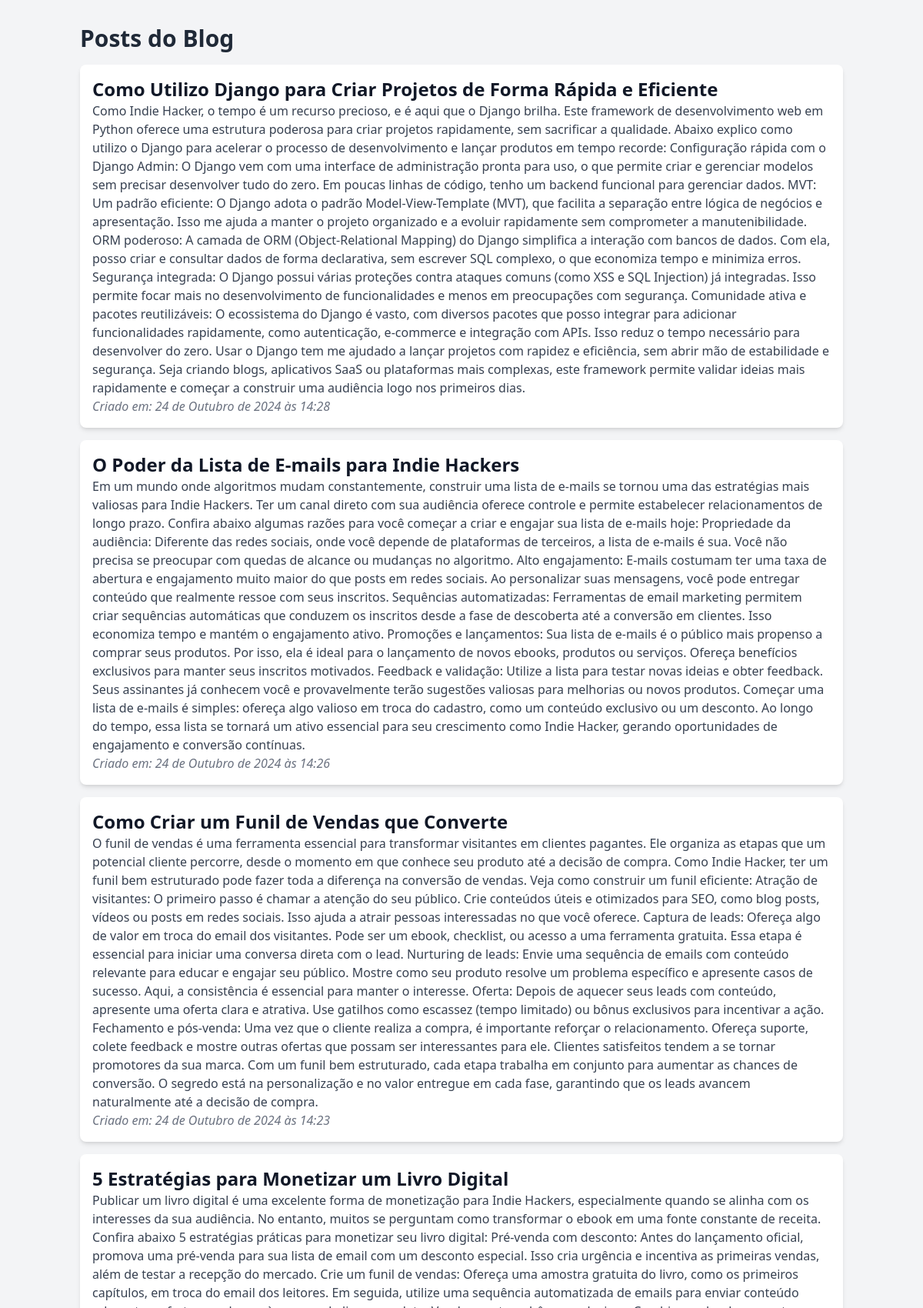
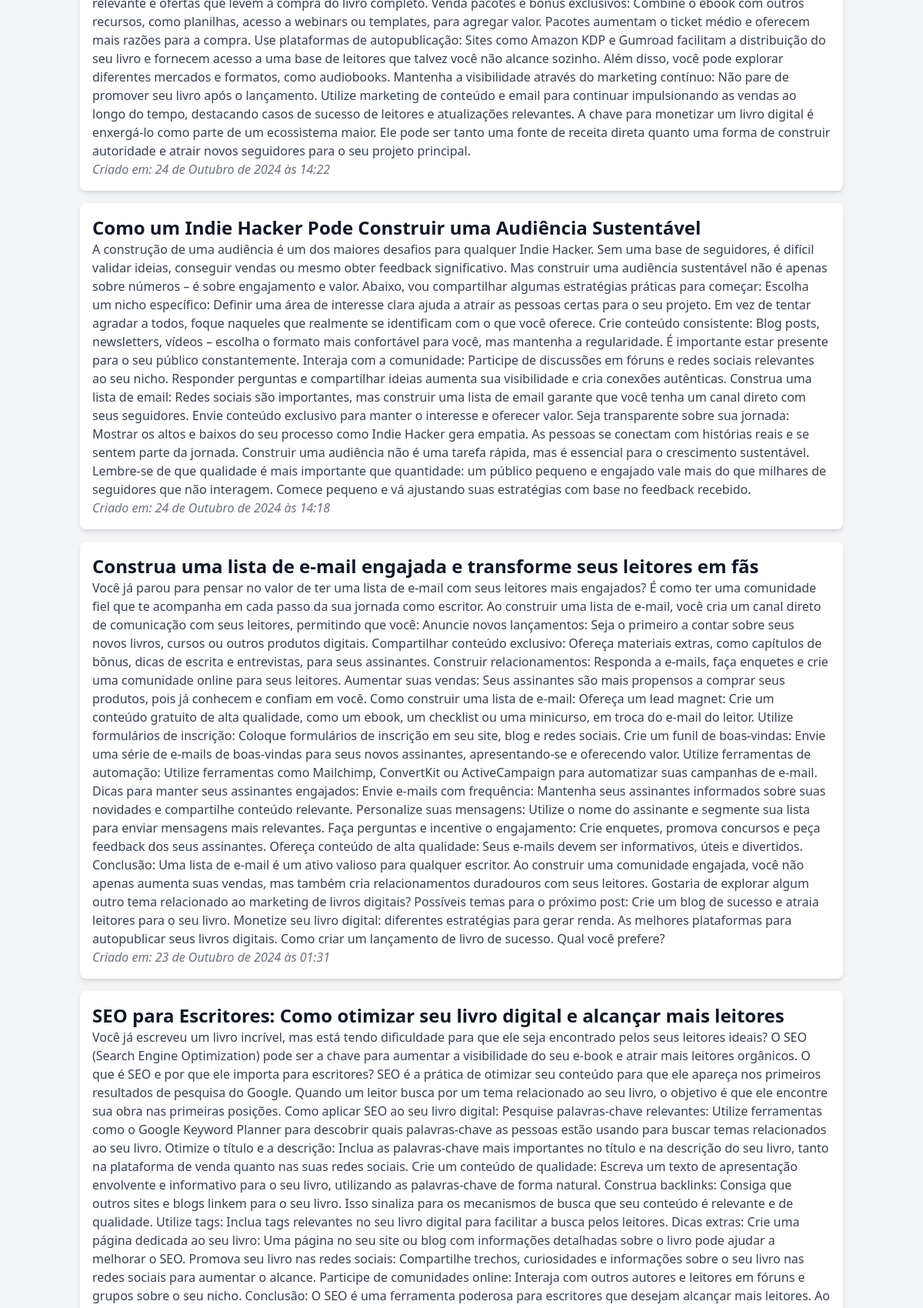
Screenshot of /blog/ (upper part) with the database file from the repository (2 pictures, top to bottom).
### core/models.py (models this page shows, shortened)
class Post(models.Model):
    title = models.CharField(max_length=100, verbose_name='Title')
    content = models.TextField(verbose_name='Content')
    created_at = models.DateTimeField(auto_now_add=True, verbose_name='Created at', editable=False)
    tags = models.ManyToManyField('Tag', verbose_name='Tags', related_name='videos')
    class Meta:
        verbose_name = 'Post'
        verbose_name_plural = 'Posts'
        ordering = ('-created_at',)

### core/views.py (the view)
# urls.py: path('blog/', blog_view, name='blog'),
def blog_view(request) -> HttpResponse:
    posts: BaseManager[Post] = Post.objects.all()
    return render(request, 'core/blog.html', {'posts': posts})

### core/templates/core/blog.html (shortened to what this page needs)
<!DOCTYPE html>
<html lang="pt-BR">
<head>
    <script src="https://cdn.tailwindcss.com"></script>
</head>
<body class="bg-gray-100">
    <div class="container mx-auto px-4 py-8">
        <h1 class="text-3xl font-bold text-gray-800">Posts do Blog</h1>
        <ul class="list-group">
            {% for post in posts %}
                <li class="list-group-item bg-white rounded-lg p-4 my-4 shadow-md">
                    <h2 class="text-2xl font-semibold text-gray-900">{{ post.title }}</h2>
                    <p class="text-gray-700">{{ post.content }}</p>
                    <p class="text-gray-500"><em>Criado em: {{ post.created_at }}</em></p>
                </li>
            {% empty %}
                <li class="list-group-item bg-white rounded-lg p-4 shadow-md">Nenhum post encontrado.</li>
            {% endfor %}
        </ul>
    </div>
</body>
</html>

### rows the page displays
Post: title "Como Utilizo Django para Criar Projetos de Forma Rápida e Eficiente", content "Como Indie Hacker, o tempo é um recurso precioso, e é aqui que o Django brilha. Este framework de desenvolvimento web em Python oferece uma estrutura poderosa para criar projetos rapidamente, sem sacrificar a qualidade. Abaixo explico como utilizo o Django para acelerar o processo de desenvolvimento e lançar produtos em tempo recorde: Configuração rápida com o Django Admin: O Django vem com uma interface de administração pronta para uso, o que permite criar e gerenciar modelos sem precisar desenvolver tudo do zero. Em poucas linhas de código, tenho um backend funcional para gerenciar dados. MVT: Um padrão eficiente: O Django adota o padrão Model-View-Template (MVT), que facilita a separação…", created_at "24 de Outubro de 2024 às 14:28"
Post: title "O Poder da Lista de E-mails para Indie Hackers", content "Em um mundo onde algoritmos mudam constantemente, construir uma lista de e-mails se tornou uma das estratégias mais valiosas para Indie Hackers. Ter um canal direto com sua audiência oferece controle e permite estabelecer relacionamentos de longo prazo. Confira abaixo algumas razões para você começar a criar e engajar sua lista de e-mails hoje: Propriedade da audiência: Diferente das redes sociais, onde você depende de plataformas de terceiros, a lista de e-mails é sua. Você não precisa se preocupar com quedas de alcance ou mudanças no algoritmo. Alto engajamento: E-mails costumam ter uma taxa de abertura e engajamento muito maior do que posts em redes sociais. Ao personalizar suas…", created_at "24 de Outubro de 2024 às 14:26"
Post: title "Como Criar um Funil de Vendas que Converte", content "O funil de vendas é uma ferramenta essencial para transformar visitantes em clientes pagantes. Ele organiza as etapas que um potencial cliente percorre, desde o momento em que conhece seu produto até a decisão de compra. Como Indie Hacker, ter um funil bem estruturado pode fazer toda a diferença na conversão de vendas. Veja como construir um funil eficiente: Atração de visitantes: O primeiro passo é chamar a atenção do seu público. Crie conteúdos úteis e otimizados para SEO, como blog posts, vídeos ou posts em redes sociais. Isso ajuda a atrair pessoas interessadas no que você oferece. Captura de leads: Ofereça algo de valor em troca do email dos visitantes. Pode ser um ebook, checklist, ou…", created_at "24 de Outubro de 2024 às 14:23"
Post: title "5 Estratégias para Monetizar um Livro Digital", content "Publicar um livro digital é uma excelente forma de monetização para Indie Hackers, especialmente quando se alinha com os interesses da sua audiência. No entanto, muitos se perguntam como transformar o ebook em uma fonte constante de receita. Confira abaixo 5 estratégias práticas para monetizar seu livro digital: Pré-venda com desconto: Antes do lançamento oficial, promova uma pré-venda para sua lista de email com um desconto especial. Isso cria urgência e incentiva as primeiras vendas, além de testar a recepção do mercado. Crie um funil de vendas: Ofereça uma amostra gratuita do livro, como os primeiros capítulos, em troca do email dos leitores. Em seguida, utilize uma sequência…", created_at "24 de Outubro de 2024 às 14:22"
Post: title "Como um Indie Hacker Pode Construir uma Audiência Sustentável", content "A construção de uma audiência é um dos maiores desafios para qualquer Indie Hacker. Sem uma base de seguidores, é difícil validar ideias, conseguir vendas ou mesmo obter feedback significativo. Mas construir uma audiência sustentável não é apenas sobre números – é sobre engajamento e valor. Abaixo, vou compartilhar algumas estratégias práticas para começar: Escolha um nicho específico: Definir uma área de interesse clara ajuda a atrair as pessoas certas para o seu projeto. Em vez de tentar agradar a todos, foque naqueles que realmente se identificam com o que você oferece. Crie conteúdo consistente: Blog posts, newsletters, vídeos – escolha o formato mais confortável para você, mas mantenha…", created_at "24 de Outubro de 2024 às 14:18"
Post: title "Construa uma lista de e-mail engajada e transforme seus leitores em fãs", content "Você já parou para pensar no valor de ter uma lista de e-mail com seus leitores mais engajados? É como ter uma comunidade fiel que te acompanha em cada passo da sua jornada como escritor. Ao construir uma lista de e-mail, você cria um canal direto de comunicação com seus leitores, permitindo que você: Anuncie novos lançamentos: Seja o primeiro a contar sobre seus novos livros, cursos ou outros produtos digitais. Compartilhar conteúdo exclusivo: Ofereça materiais extras, como capítulos de bônus, dicas de escrita e entrevistas, para seus assinantes. Construir relacionamentos: Responda a e-mails, faça enquetes e crie uma comunidade online para seus leitores. Aumentar suas vendas: Seus…", created_at "23 de Outubro de 2024 às 01:31"
Post: title "SEO para Escritores: Como otimizar seu livro digital e alcançar mais leitores"
